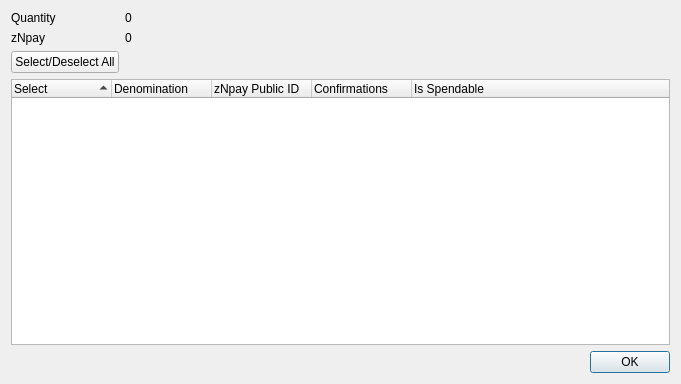
<?xml version="1.0" encoding="UTF-8"?>
<ui version="4.0">
 <class>ZNpayControlDialog</class>
 <widget class="QDialog" name="ZNpayControlDialog">
  <property name="geometry">
   <rect>
    <x>0</x>
    <y>0</y>
    <width>681</width>
    <height>384</height>
   </rect>
  </property>
  <property name="minimumSize">
   <size>
    <width>681</width>
    <height>384</height>
   </size>
  </property>
  <property name="windowTitle">
   <string>Select zNpay to Spend</string>
  </property>
  <layout class="QGridLayout" name="gridLayout">
   <item row="0" column="0">
    <layout class="QFormLayout" name="formLayout">
     <property name="sizeConstraint">
      <enum>QLayout::SetDefaultConstraint</enum>
     </property>
     <item row="0" column="0">
      <widget class="QLabel" name="labelQuantity">
       <property name="text">
        <string>Quantity</string>
       </property>
      </widget>
     </item>
     <item row="0" column="1">
      <widget class="QLabel" name="labelQuantity_int">
       <property name="text">
        <string>0</string>
       </property>
      </widget>
     </item>
     <item row="1" column="0">
      <widget class="QLabel" name="labelZNpay">
       <property name="text">
        <string>zNpay</string>
       </property>
      </widget>
     </item>
     <item row="1" column="1">
      <widget class="QLabel" name="labelZNpay_int">
       <property name="text">
        <string>0</string>
       </property>
      </widget>
     </item>
     <item row="2" column="0">
      <widget class="QPushButton" name="pushButtonAll">
       <property name="text">
        <string>Select/Deselect All</string>
       </property>
      </widget>
     </item>
    </layout>
   </item>
   <item row="1" column="0">
    <layout class="QVBoxLayout" name="verticalLayout">
     <item>
      <widget class="QTreeWidget" name="treeWidget">
       <property name="minimumSize">
        <size>
         <width>0</width>
         <height>250</height>
        </size>
       </property>
       <property name="alternatingRowColors">
        <bool>true</bool>
       </property>
       <property name="sortingEnabled">
        <bool>true</bool>
       </property>
       <property name="columnCount">
        <number>5</number>
       </property>
       <attribute name="headerDefaultSectionSize">
        <number>100</number>
       </attribute>
       <column>
        <property name="text">
         <string notr="true">Select</string>
        </property>
       </column>
       <column>
        <property name="text">
         <string notr="true">Denomination</string>
        </property>
       </column>
       <column>
        <property name="text">
         <string notr="true">zNpay Public ID</string>
        </property>
       </column>
       <column>
        <property name="text">
         <string notr="true">Confirmations</string>
        </property>
       </column>
       <column>
        <property name="text">
         <string>Is Spendable</string>
        </property>
       </column>
      </widget>
     </item>
     <item>
      <widget class="QDialogButtonBox" name="buttonBox">
       <property name="orientation">
        <enum>Qt::Horizontal</enum>
       </property>
       <property name="standardButtons">
        <set>QDialogButtonBox::Ok</set>
       </property>
      </widget>
     </item>
    </layout>
   </item>
  </layout>
 </widget>
 <resources/>
 <connections>
  <connection>
   <sender>buttonBox</sender>
   <signal>accepted()</signal>
   <receiver>ZNpayControlDialog</receiver>
   <slot>accept()</slot>
   <hints>
    <hint type="sourcelabel">
     <x>248</x>
     <y>254</y>
    </hint>
    <hint type="destinationlabel">
     <x>157</x>
     <y>274</y>
    </hint>
   </hints>
  </connection>
  <connection>
   <sender>buttonBox</sender>
   <signal>rejected()</signal>
   <receiver>ZNpayControlDialog</receiver>
   <slot>reject()</slot>
   <hints>
    <hint type="sourcelabel">
     <x>316</x>
     <y>260</y>
    </hint>
    <hint type="destinationlabel">
     <x>286</x>
     <y>274</y>
    </hint>
   </hints>
  </connection>
 </connections>
</ui>
